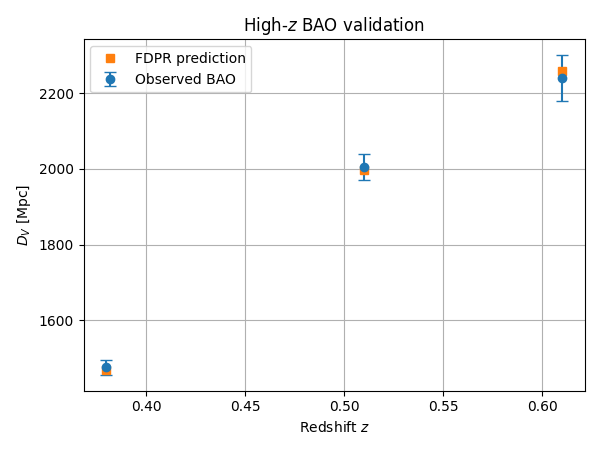

Python code for this plot:
# Create BAO_highz_validation.png
import numpy as np
import matplotlib.pyplot as plt

# High‑z BAO data (obs) and FDPR predictions (from table)
z   = np.array([0.380, 0.510, 0.610])
dv_obs = np.array([1476, 2005, 2240])
err_obs = np.array([20, 35, 60])
dv_pred = np.array([1469, 1998, 2258])

# Plot
plt.figure(figsize=(6,4.5))
plt.errorbar(z, dv_obs, yerr=err_obs, fmt='o', ms=6, label='Observed BAO', capsize=4)
plt.plot(z, dv_pred, 's', ms=6, label='FDPR prediction')
plt.xlabel('Redshift $z$')
plt.ylabel('$D_V$ [Mpc]')
plt.title('High‑$z$ BAO validation')
plt.legend()
plt.tight_layout()
plt.grid(True)
plt.savefig('BAO_highz_validation.png')
plt.close()

